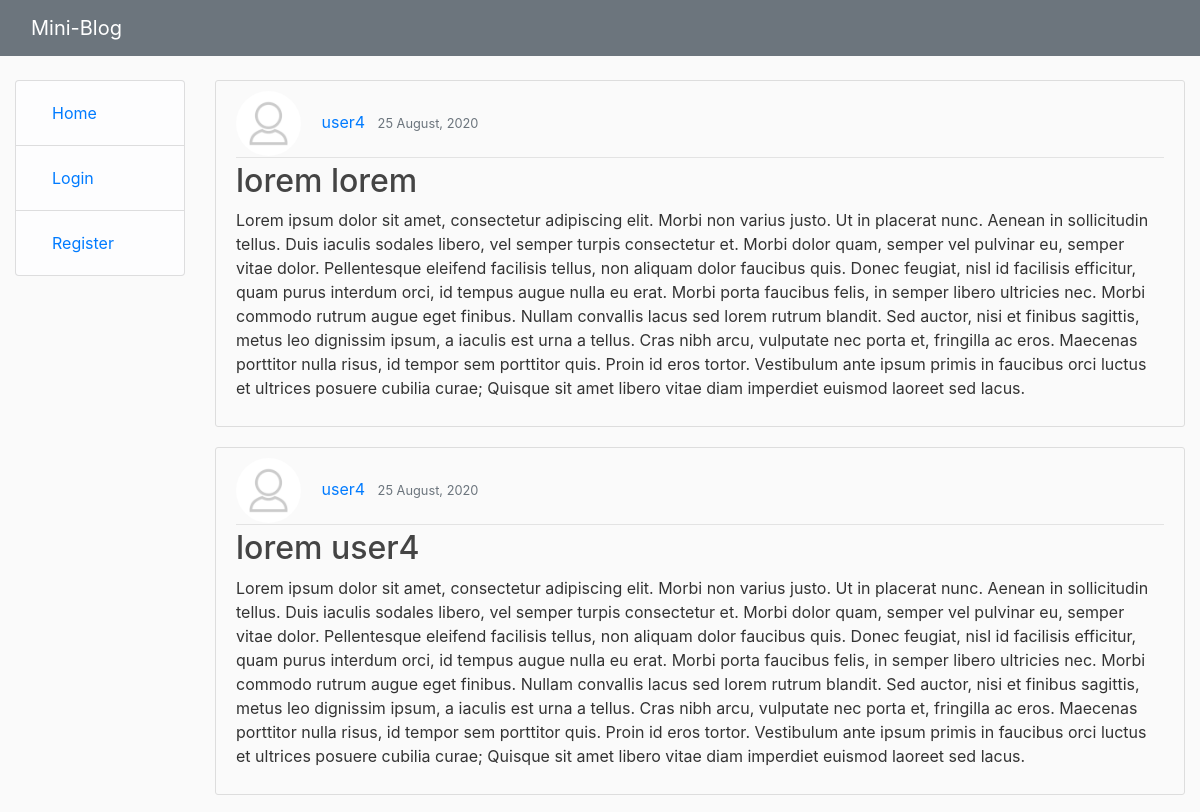
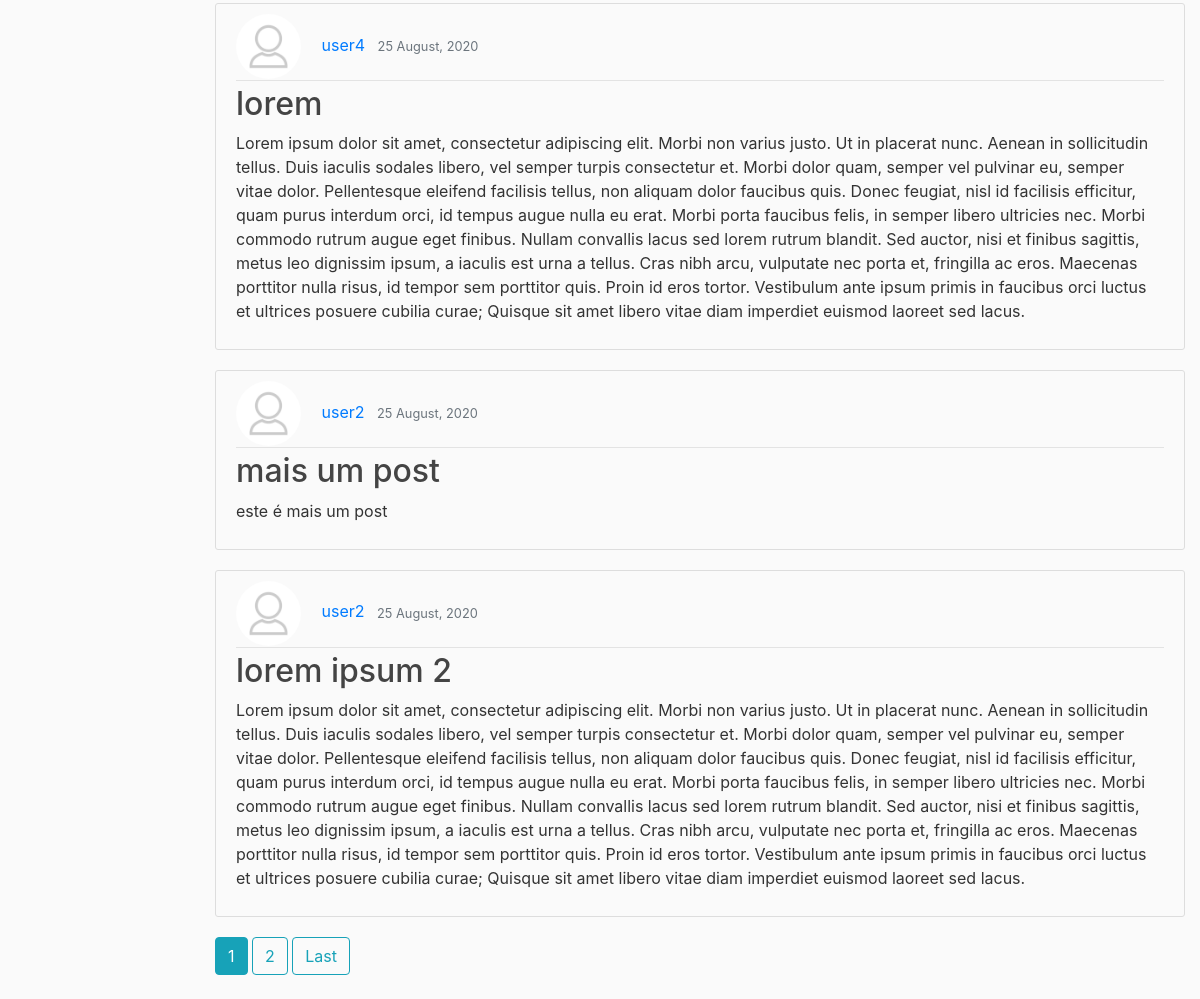
Screenshot of /blog/ with the database file from the repository (2 pictures, top to bottom).
### blog/models.py (models this page shows, shortened)
class Post(models.Model):
    title = models.CharField(max_length=200, help_text='Enter a post title')
    description = models.TextField(max_length=1000, help_text='Enter a description for the post')
    date = models.DateTimeField(default=timezone.now)
    author = models.ForeignKey(User, on_delete=models.CASCADE)
    likes = models.ManyToManyField(User, related_name='blog_post')
    class Meta:
        ordering = ['-date']

### users/models.py (models this page shows, shortened)
class Profile(models.Model):
    user = models.OneToOneField(User, on_delete=models.CASCADE)
    image = models.ImageField(default='default.png', upload_to='profile_pics')
    """
    def save(self, *args, **kwargs):
        #Function to resize the images uploaded
        super().save(*args, **kwargs)

        img = Image.open(self.image.path)

        if img.height > 300 or img.width > 300:
            output_size = (300, 300)
            img.thumbnail(output_size)
            img.save(self.image.path)
    """

### blog/views.py (the view)
# urls.py: path('', PostListView.as_view(), name='index'),
class PostListView(generic.ListView):
    model = Post
    template_name = 'index.html'
    context_object_name = 'posts'
    ordering = ['-date']
    paginate_by = 5

### blog/templates/index.html (shortened to what this page needs)
{% extends "base_generic.html" %}
{% block content %}
    {% for post in posts %}
        <article class="media content-section">
          <div class="media-body">
            <div class="article-metadata">
              <img class="rounded-circle article-img" src="{{ post.author.profile.image.url }}">
              <a class="mr-2" href="{% url 'user-post' post.author.username %}">{{ post.author }}</a>
              <small class="text-muted">{{ post.date|date:"d F, Y" }}</small>
            </div>
            <h2><a class="article-title" href="{% url 'post-detail' post.id %}">{{ post.title }}</a></h2>
            <p class="article-content">{{ post.description }}</p>
          </div>
        </article>
    {% endfor %}
    {% if is_paginated %}
        {% for num in page_obj.paginator.page_range %}
            {% if page_obj.number == num %}
                <a class="btn btn-info mb-4" href="?page={{ num }}">{{ num }}</a>
            {% elif num > page_obj.number|add:'-3' and num < page_obj.number|add:'3' %}
                <a class="btn btn-outline-info mb-4" href="?page={{ num }}">{{ num }}</a>
            {% endif %}
        {% endfor %}
        {% if page_obj.has_next %}
            <a class="btn btn-outline-info mb-4" href="?page={{ page_obj.paginator.num_pages }}">Last</a>
        {% endif %}
    {% endif %}
{% endblock %}

### blog/templates/base_generic.html (shortened to what this page needs)
<!DOCTYPE html>
<html lang="en">
<head>
    <link rel="stylesheet" href="https://maxcdn.bootstrapcdn.com/bootstrap/4.0.0/css/bootstrap.min.css">
    {% load static %}
    <link rel="stylesheet" href="{% static 'blog/css/main.css' %}">
</head>
<body>
    <header class="site-header">
      <nav class="navbar navbar-expand-md navbar-dark bg-secondary fixed-top">
        <div class="col-md-2">
          <a class="navbar-brand mr-4" href="{% url 'index' %}">Mini-Blog</a>
        </div>
      </nav>
    </header>
    <div class="container-fluid">
        <div class="row">
            <div class="col-md-2">
            {% block sidebar %}
                {% if user.is_authenticated %}
                    <div>
                        <div class="media">
                            <img class="rounded-circle home-img" src="{{ user.profile.image.url }}">
                        </div>
                        <center class="list-group-item list-group-item-light" style="font-family:cambria"><h4>{{ user }}</h4></center>
                    </div>
                <ul class="sidebar-nav">
                    <li class="list-group-item list-group-item-light"><a class="nav-item nav-link" href="{% url 'index' %}">Home</a></li>
                    <li class="list-group-item list-group-item-light"><a class="nav-item nav-link" href="{% url 'profile' %}">Profile</a></li>
                    <li class="list-group-item list-group-item-light"><a class="nav-item nav-link" href="{% url 'post-create' %}">New Post</a></li>
                    <li class="list-group-item list-group-item-light"><a class="nav-item nav-link" href="{% url 'logout' %}">Logout</a></li>
                {% else %}
                    <li class="list-group-item list-group-item-light"><a class="nav-item nav-link" href="{% url 'index' %}">Home</a></li>
                    <li class="list-group-item list-group-item-light"><a class="nav-item nav-link" href="{% url 'login' %}">Login</a></li>
                    <li class="list-group-item list-group-item-light"><a class="nav-item nav-link" href="{% url 'register' %}">Register</a></li>
                {% endif %}
            {% endblock %}
            </div>
            <div class="col-sm-10">
                {% block content %}{% endblock %}
            </div>
        </div>
    </div>
  </body>
</body>
</html>

### blog/static/blog/css/main.css (style rules this page uses)
body { background: #fafafa; color: #333333; margin-top: 5rem; }
h1, h2, h3, h4, h5, h6 { color: #444444; }
.content-section { background: #fffff; padding: 10px 20px; border: 1px solid #dddddd; border-radius: 3px; margin-bottom: 20px; }
.article-title { color: #444444; }
.article-img { height: 65px; width: 65px; margin-right: 16px; }
.article-metadata { padding-bottom: 1px; margin-bottom: 4px; border-bottom: 1px solid #e3e3e3 }

### rows the page displays
Post: author.profile.image (placeholder picture), author "user4", date "25 August, 2020", title "lorem lorem", description "Lorem ipsum dolor sit amet, consectetur adipiscing elit. Morbi non varius justo. Ut in placerat nunc. Aenean in sollicitudin tellus. Duis iaculis sodales libero, vel semper turpis consectetur et. Morbi dolor quam, semper vel pulvinar eu, semper vitae dolor. Pellentesque eleifend facilisis tellus, non aliquam dolor faucibus quis. Donec feugiat, nisl id facilisis efficitur, quam purus interdum orci, id tempus augue nulla eu erat. Morbi porta faucibus felis, in semper libero ultricies nec. Morbi commodo rutrum augue eget finibus. Nullam convallis lacus sed lorem rutrum blandit. Sed auctor, nisi et finibus sagittis, metus leo dignissim ipsum, a iaculis est urna a tellus. Cras nibh arcu,…"
Post: author.profile.image (placeholder picture), author "user4", date "25 August, 2020", title "lorem user4", description "Lorem ipsum dolor sit amet, consectetur adipiscing elit. Morbi non varius justo. Ut in placerat nunc. Aenean in sollicitudin tellus. Duis iaculis sodales libero, vel semper turpis consectetur et. Morbi dolor quam, semper vel pulvinar eu, semper vitae dolor. Pellentesque eleifend facilisis tellus, non aliquam dolor faucibus quis. Donec feugiat, nisl id facilisis efficitur, quam purus interdum orci, id tempus augue nulla eu erat. Morbi porta faucibus felis, in semper libero ultricies nec. Morbi commodo rutrum augue eget finibus. Nullam convallis lacus sed lorem rutrum blandit. Sed auctor, nisi et finibus sagittis, metus leo dignissim ipsum, a iaculis est urna a tellus. Cras nibh arcu,…"
Post: author.profile.image (placeholder picture), author "user4", date "25 August, 2020", title "lorem", description "Lorem ipsum dolor sit amet, consectetur adipiscing elit. Morbi non varius justo. Ut in placerat nunc. Aenean in sollicitudin tellus. Duis iaculis sodales libero, vel semper turpis consectetur et. Morbi dolor quam, semper vel pulvinar eu, semper vitae dolor. Pellentesque eleifend facilisis tellus, non aliquam dolor faucibus quis. Donec feugiat, nisl id facilisis efficitur, quam purus interdum orci, id tempus augue nulla eu erat. Morbi porta faucibus felis, in semper libero ultricies nec. Morbi commodo rutrum augue eget finibus. Nullam convallis lacus sed lorem rutrum blandit. Sed auctor, nisi et finibus sagittis, metus leo dignissim ipsum, a iaculis est urna a tellus. Cras nibh arcu,…"
Post: author.profile.image (placeholder picture), author "user2", date "25 August, 2020", title "mais um post", description "este é mais um post"
Post: author.profile.image (placeholder picture), author "user2", date "25 August, 2020", title "lorem ipsum 2", description "Lorem ipsum dolor sit amet, consectetur adipiscing elit. Morbi non varius justo. Ut in placerat nunc. Aenean in sollicitudin tellus. Duis iaculis sodales libero, vel semper turpis consectetur et. Morbi dolor quam, semper vel pulvinar eu, semper vitae dolor. Pellentesque eleifend facilisis tellus, non aliquam dolor faucibus quis. Donec feugiat, nisl id facilisis efficitur, quam purus interdum orci, id tempus augue nulla eu erat. Morbi porta faucibus felis, in semper libero ultricies nec. Morbi commodo rutrum augue eget finibus. Nullam convallis lacus sed lorem rutrum blandit. Sed auctor, nisi et finibus sagittis, metus leo dignissim ipsum, a iaculis est urna a tellus. Cras nibh arcu,…"

### other values shown
{{ num }} "1"
{{ num }} "2"
